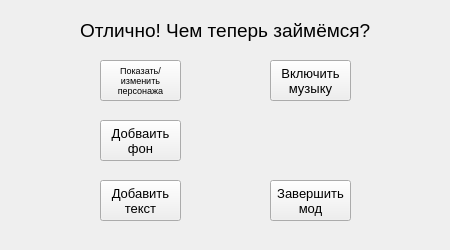
<?xml version="1.0" encoding="UTF-8"?>
<ui version="4.0">
 <class>MainWindow</class>
 <widget class="QMainWindow" name="MainWindow">
  <property name="enabled">
   <bool>true</bool>
  </property>
  <property name="geometry">
   <rect>
    <x>0</x>
    <y>0</y>
    <width>450</width>
    <height>250</height>
   </rect>
  </property>
  <property name="windowTitle">
   <string>Создание мода БЛ</string>
  </property>
  <widget class="QWidget" name="centralwidget">
   <widget class="QPushButton" name="btn1">
    <property name="geometry">
     <rect>
      <x>100</x>
      <y>60</y>
      <width>81</width>
      <height>41</height>
     </rect>
    </property>
    <property name="font">
     <font>
      <pointsize>7</pointsize>
     </font>
    </property>
    <property name="text">
     <string>Показать/
изменить
персонажа</string>
    </property>
   </widget>
   <widget class="QLabel" name="lbl">
    <property name="geometry">
     <rect>
      <x>80</x>
      <y>15</y>
      <width>291</width>
      <height>31</height>
     </rect>
    </property>
    <property name="font">
     <font>
      <pointsize>14</pointsize>
     </font>
    </property>
    <property name="layoutDirection">
     <enum>Qt::LeftToRight</enum>
    </property>
    <property name="text">
     <string>Отлично! Чем теперь займёмся?</string>
    </property>
   </widget>
   <widget class="QPushButton" name="btn2">
    <property name="geometry">
     <rect>
      <x>270</x>
      <y>60</y>
      <width>81</width>
      <height>41</height>
     </rect>
    </property>
    <property name="font">
     <font>
      <pointsize>10</pointsize>
     </font>
    </property>
    <property name="text">
     <string>Включить
музыку</string>
    </property>
   </widget>
   <widget class="QPushButton" name="btn6">
    <property name="geometry">
     <rect>
      <x>100</x>
      <y>120</y>
      <width>81</width>
      <height>41</height>
     </rect>
    </property>
    <property name="font">
     <font>
      <pointsize>10</pointsize>
     </font>
    </property>
    <property name="text">
     <string>Добваить
фон</string>
    </property>
   </widget>
   <widget class="QPushButton" name="btn4">
    <property name="geometry">
     <rect>
      <x>270</x>
      <y>180</y>
      <width>81</width>
      <height>41</height>
     </rect>
    </property>
    <property name="font">
     <font>
      <pointsize>10</pointsize>
     </font>
    </property>
    <property name="text">
     <string>Завершить
мод</string>
    </property>
   </widget>
   <widget class="QPushButton" name="btn5">
    <property name="geometry">
     <rect>
      <x>100</x>
      <y>180</y>
      <width>81</width>
      <height>41</height>
     </rect>
    </property>
    <property name="font">
     <font>
      <pointsize>10</pointsize>
     </font>
    </property>
    <property name="text">
     <string>Добавить
текст</string>
    </property>
   </widget>
  </widget>
 </widget>
 <resources/>
 <connections/>
</ui>
